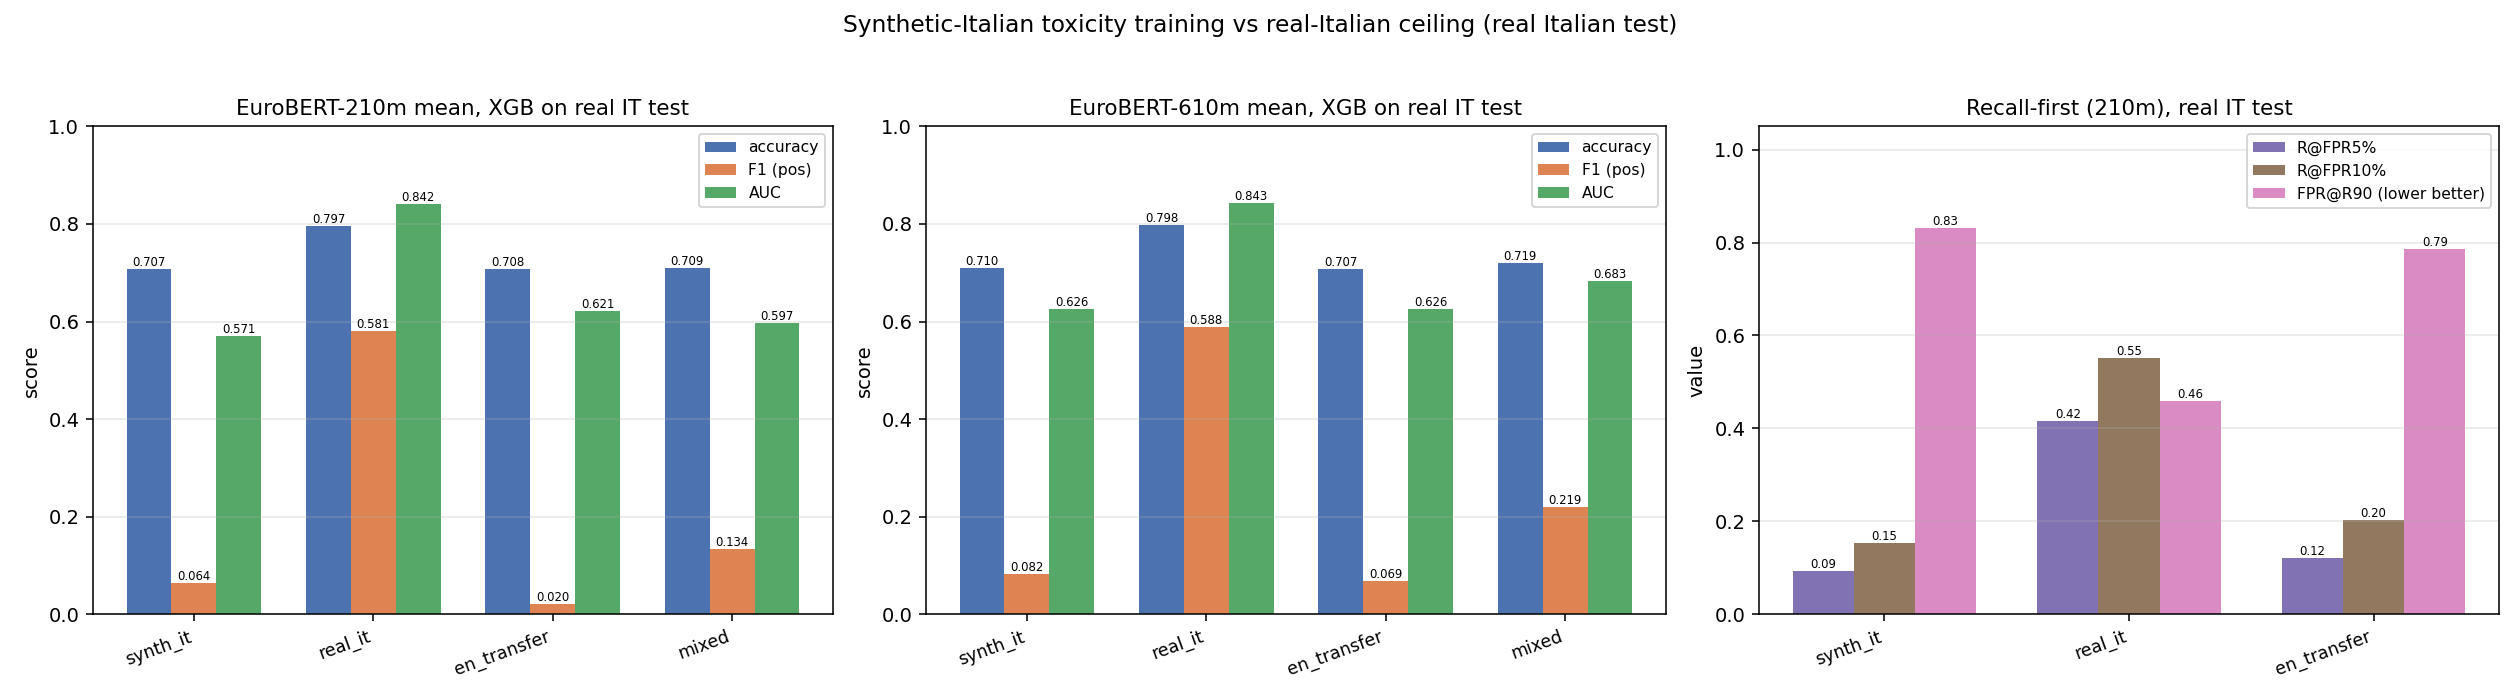

This figure's Python source:
"""synth_toxic_it.py -- train a binary TOXICITY classifier on LLM-GENERATED Italian,
evaluate on the REAL Italian toxic test.

Question
--------
Same recipe as ``synth_it.py`` (FLORES), but for the recall-critical, unbalanced
toxicity task: take the **English** toxic training text, use a small instruct LLM
(``HuggingFaceTB/SmolLM3-3B``) with the cross-lingual rewrite prompt from
``paraphrase_prompts.py`` / ``PARAPHRASE_TEMPLATE.md`` to generate **Italian**
training text, embed the synthetic Italian with EuroBERT **mean**, train an XGBoost
toxicity classifier on it, and evaluate on the **REAL Italian** toxic test.

Does training on LLM-generated Italian approach the real-Italian ceiling?

Data & features
---------------
* ``data/toxi_clean/{en,it}_{train,validation,test}.parquet`` (columns text,is_toxic,lang).
  English train = 24,000 rows; the generation is capped to a subsample of
  ``--en-cap`` rows (default **8,000**, ``seed 0``) to bound runtime.  Real Italian
  test = ``it_test.parquet`` (**2,310** rows).
* EuroBERT **mean** sentence embeddings, read from the bf16-consistent cache
  ``emb_bf16/toxic/<bb>/emb_<lang>_{train,validation,test}.npy`` (masked mean over the
  plain forward, max_length 512, bf16 forward -> fp32 arrays, matching
  ``backbone_grid._embed_mean`` / ``extract_embeddings.py``).  Synthetic Italian is
  embedded at runtime with the SAME pooling so synthetic and real vectors share a space.

Generation
----------
Cross-lingual rewrite (EN -> IT), greedy, bf16, batch ``--gen-batch`` (default 32),
``max_new_tokens`` ~256, ``enable_thinking=False`` when the chat template supports it.
Outputs are cached on disk so re-runs are free.

Arms (evaluated on the REAL Italian toxic test)
-----------------------------------------------
1. ``synth_it``   : train on synthetic Italian (EN cap) -> real IT test.
2. ``real_it``    : train on the REAL Italian train (ceiling) -> real IT test.
3. ``en_transfer``: train on the SAME English cap -> real IT test (cross-lingual).
4. ``mixed``      : train on EN cap + synthetic-IT (both rows) -> real IT test.

Metrics: accuracy / F1 (positive class, @0.5) / AUC, plus the recall-first view
(recall@FPR{5,10%}, FPR@recall=0.90) for synth_it / real_it / en_transfer (threshold-free).

XGBoost (CPU, fixed): ``binary:logistic``, hist, max_bin 64, cpu, n_jobs 2, seed 0,
max_depth 8, min_child_weight 5, lr 0.1, n_estimators 400.

Outputs (create-only): ``synth_toxic_it.py`` / ``.json`` / ``.md`` / ``.png``.
Cache (generations + synthetic-IT embeddings + log/pid/status): ``%TEMP%\\opencode\\synth_toxic_it\\``.

Usage
-----
    python synth_toxic_it.py                 # foreground (GPU generate+embed, CPU XGB)
    python synth_toxic_it.py --launch        # detached hidden run via launch_hidden.vbs
    python synth_toxic_it.py --smoke         # tiny plumbing check (no outputs written)
    python synth_toxic_it.py --generator HuggingFaceTB/SmolLM3-3B --en-cap 8000
"""
import os

for _v in ("OMP_NUM_THREADS", "MKL_NUM_THREADS", "OPENBLAS_NUM_THREADS", "NUMEXPR_NUM_THREADS"):
    os.environ.setdefault(_v, "2")
os.environ.setdefault("TOKENIZERS_PARALLELISM", "false")
os.environ.setdefault("HF_HUB_DISABLE_TELEMETRY", "1")

import argparse
import hashlib
import json
import re
import subprocess
import sys
import time

import numpy as np

REPO = os.path.dirname(os.path.abspath(__file__))
if REPO not in sys.path:
    sys.path.insert(0, REPO)

try:
    from paraphrase_prompts import build_messages as _build_pp_messages
except Exception:                                              # pragma: no cover
    _build_pp_messages = None

OUT_JSON = os.path.join(REPO, "synth_toxic_it.json")
OUT_MD = os.path.join(REPO, "synth_toxic_it.md")
OUT_PNG = os.path.join(REPO, "synth_toxic_it.png")

TEMP = os.environ.get("TEMP", r"C:\Users\pedro\AppData\Local\Temp")
OPCODE = os.path.join(TEMP, "opencode")
CACHE = os.path.join(OPCODE, "synth_toxic_it")
os.makedirs(CACHE, exist_ok=True)
LOG_PATH = os.path.join(CACHE, "synth_toxic_it.log")
PID_PATH = os.path.join(CACHE, "synth_toxic_it.pid")
STATUS_PATH = os.path.join(CACHE, "synth_toxic_it_status.json")

DATA_DIR = os.path.join(REPO, "data", "toxi_clean")

# Backbone registry: id -> (EuroBERT model id, bf16 embedding root, hidden size)
BACKBONES = {
    "210m": {"model": "EuroBERT/EuroBERT-210m", "dir": "emb_bf16/toxic/210m", "hidden": 768},
    "610m": {"model": "EuroBERT/EuroBERT-610m", "dir": "emb_bf16/toxic/610m", "hidden": 1152},
}
DEFAULT_BACKBONES = ["210m", "610m"]

DEFAULT_GENERATOR = "HuggingFaceTB/SmolLM3-3B"
GEN_BATCH = 32
GEN_MAX_NEW = 256
GEN_CHUNK = 128            # per-chunk generation cache -> resumable across kills/contention
DEFAULT_EN_CAP = 8000
DEFAULT_SEED = 0

EMB_BATCH = 64
EMB_MAX_LEN = 512

XGB_PARAMS = dict(objective="binary:logistic", tree_method="hist", max_bin=64, device="cpu",
                  n_jobs=2, seed=0, max_depth=8, min_child_weight=5, learning_rate=0.1,
                  n_estimators=400)

ARMS = ["synth_it", "real_it", "en_transfer", "mixed"]
RECALL_ARMS = ["synth_it", "real_it", "en_transfer"]     # recall-first view
FPR_GRID = [0.05, 0.10]
RECALL_TARGET = 0.90

_T0 = time.time()
_SMOKE = False
_DEVICE = "cpu"

_GEN_MODEL = {}
_EMB_MODEL = {}


def log(msg):
    print("[%7.1fs] %s" % (time.time() - _T0, msg), flush=True)


def write_status(obj):
    obj = dict(obj)
    obj["updated"] = time.strftime("%Y-%m-%d %H:%M:%S")
    tmp = STATUS_PATH + ".tmp"
    try:
        with open(tmp, "w", encoding="utf-8") as f:
            json.dump(obj, f, indent=2)
        os.replace(tmp, STATUS_PATH)
    except Exception:
        pass


def _jd(o):
    if isinstance(o, np.ndarray):
        return o.tolist()
    if isinstance(o, (np.floating,)):
        return float(o)
    if isinstance(o, (np.integer,)):
        return int(o)
    if isinstance(o, (np.bool_,)):
        return bool(o)
    raise TypeError("not JSON serializable: %r" % (type(o),))


def _hash(texts):
    return hashlib.md5("\n".join(texts).encode("utf-8")).hexdigest()[:12]


# ------------------------------------------------------------------ metrics
def _roc(y, s):
    from sklearn.metrics import roc_auc_score
    try:
        return float(roc_auc_score(y, s))
    except Exception:
        return float("nan")


def _f1_at(y, s, thr):
    from sklearn.metrics import f1_score, accuracy_score
    pred = (np.asarray(s) >= thr).astype(int)
    return float(f1_score(y, pred, pos_label=1, zero_division=0)), float(accuracy_score(y, pred))


def binary_metrics(y_true, probs, thr=0.5):
    """accuracy / F1(positive) @thr / AUC."""
    y = np.asarray(y_true, dtype=int)
    s = np.asarray(probs, dtype=float)
    f1, acc = _f1_at(y, s, thr)
    return {"accuracy": acc, "f1_pos": f1, "auc": _roc(y, s), "threshold": float(thr)}


def _cum_curves(y, s):
    order = np.argsort(-np.asarray(s, dtype=np.float64), kind="stable")
    ys = np.asarray(y, dtype=np.int64)[order]
    return int(ys.sum()), np.cumsum(ys), np.cumsum(1 - ys)


def recall_at_fpr(y, s, fpr):
    n_pos, cum_tp, cum_fp = _cum_curves(y, s)
    n_neg = len(y) - n_pos
    if n_pos == 0 or n_neg == 0:
        return None
    budget = int(np.floor(fpr * n_neg))
    j = int(np.searchsorted(cum_fp, budget, side="right")) - 1
    if j < 0:
        return 0.0
    return float(cum_tp[j] / n_pos)


def fpr_for_recall(y, s, target=RECALL_TARGET):
    n_pos, cum_tp, cum_fp = _cum_curves(y, s)
    n_neg = len(y) - n_pos
    if n_pos == 0 or n_neg == 0:
        return None
    need = int(np.ceil(target * n_pos - 1e-9))
    j = int(np.searchsorted(cum_tp, need, side="left"))
    if j >= len(cum_tp):
        return None
    return float(cum_fp[j] / n_neg)


def f1_optimal_threshold(y, s):
    from sklearn.metrics import precision_recall_curve
    prec, rec, thr = precision_recall_curve(y, s)
    f1 = 2.0 * prec * rec / np.maximum(prec + rec, 1e-12)
    k = int(np.argmax(f1))
    if k >= len(thr):
        k = len(thr) - 1
    return float(thr[k])


def recall_first(y_true, probs):
    y = np.asarray(y_true, dtype=int)
    s = np.asarray(probs, dtype=float)
    out = {}
    for p in FPR_GRID:
        out["recall_at_fpr_%d" % int(round(p * 100))] = recall_at_fpr(y, s, p)
    out["fpr_for_recall_90"] = fpr_for_recall(y, s, RECALL_TARGET)
    return out


# ------------------------------------------------------------------ generation
def _build_prompts(tokenizer, texts):
    """Chat-template prompts for the cross-lingual rewrite instruction (EN -> IT)."""
    prompts = []
    for t in texts:
        if _build_pp_messages is not None:
            messages = _build_pp_messages("crosslingual", text=str(t),
                                          src="English", tgt="Italian")
        else:
            messages = [
                {"role": "system",
                 "content": ("You are a careful multilingual data generator. You rewrite the "
                             "user's text into Italian while preserving its meaning exactly. "
                             "You output only the Italian text, with no quotes, labels, or "
                             "commentary.")},
                {"role": "user",
                 "content": ("Rewrite the following English text into natural, fluent Italian.\n"
                             "- Preserve ALL factual content and entities.\n"
                             "- Do not add or remove information.\n"
                             "- Output ONLY the Italian text. No preamble, no quotes.\n\n"
                             "English text:\n\"\"\" %s \"\"\"" % str(t))},
            ]
        try:
            p = tokenizer.apply_chat_template(messages, tokenize=False,
                                              add_generation_prompt=True,
                                              enable_thinking=False)
        except TypeError:
            p = tokenizer.apply_chat_template(messages, tokenize=False,
                                              add_generation_prompt=True)
        prompts.append(p)
    return prompts


_THINK_RE = re.compile(r"<think>.*?</think>", re.DOTALL)


def _clean(s):
    """Light post-processing: strip reasoning blocks / stray labels, collapse whitespace."""
    s = _THINK_RE.sub(" ", s)
    if "<think>" in s:
        s = s.rsplit("<think>", 1)[-1]
    s = s.replace("</think>", " ").replace("<|im_end|>", " ")
    s = s.replace("|im_end|", " ").strip()
    for pre in ("Italian:", "Italiano:", "Translation:", "Traduzione:"):
        if s.startswith(pre):
            s = s[len(pre):].strip()
    s = " ".join(s.split())
    return s


def _get_gen_model(generator):
    if generator not in _GEN_MODEL:
        import torch
        from transformers import AutoModelForCausalLM, AutoTokenizer
        torch.set_num_threads(2)
        tok = AutoTokenizer.from_pretrained(generator)
        if tok.pad_token_id is None:
            tok.pad_token = tok.eos_token
        tok.padding_side = "left"
        model = AutoModelForCausalLM.from_pretrained(
            generator, torch_dtype=torch.bfloat16 if _DEVICE == "cuda" else torch.float32)
        model = model.to(_DEVICE).eval()
        _GEN_MODEL[generator] = (tok, model)
        log("  loaded generator %s on %s (bf16=%s)" % (generator, _DEVICE, _DEVICE == "cuda"))
    return _GEN_MODEL[generator]


def generate_italian(texts, generator):
    """Generate Italian for `texts`; cache the results on disk (whole-list fast path + per-chunk
    resume so a killed/contended run keeps completed work)."""
    n = len(texts)
    cpath = os.path.join(CACHE, "gen_%s_%d_%s.json"
                         % (generator.replace("/", "__"), n, _hash([generator] + list(texts))))
    if os.path.exists(cpath):
        with open(cpath, "r", encoding="utf-8") as f:
            out = json.load(f)
        log("  [cache] generations %s (%d lines)" % (os.path.basename(cpath), len(out)))
        return out

    def _chunk_path(c0, sub):
        return os.path.join(CACHE, "genchunk_%s_%d_%d_%s.json"
                            % (generator.replace("/", "__"), c0, n, _hash([generator] + list(sub))))

    # resume: gather already-cached chunks without loading the model
    out, missing = [], []
    for c0 in range(0, n, GEN_CHUNK):
        sub = texts[c0:c0 + GEN_CHUNK]
        cp = _chunk_path(c0, sub)
        if os.path.exists(cp):
            with open(cp, "r", encoding="utf-8") as f:
                out.extend(json.load(f))
        else:
            missing.append((c0, sub, cp))
    if missing:
        log("  generation: %d/%d chunks cached, %d to do"
            % ((n + GEN_CHUNK - 1) // GEN_CHUNK - len(missing), (n + GEN_CHUNK - 1) // GEN_CHUNK,
               len(missing)))
        import torch
        tok, model = _get_gen_model(generator)
        for c0, sub, cp in missing:
            preds = []
            prompts = _build_prompts(tok, sub)
            with torch.inference_mode():
                for i in range(0, len(prompts), GEN_BATCH):
                    batch = prompts[i:i + GEN_BATCH]
                    enc = tok(batch, return_tensors="pt", padding=True, truncation=True,
                              max_length=1024).to(_DEVICE)
                    in_len = enc["input_ids"].shape[1]
                    gen = model.generate(**enc, do_sample=False, num_beams=1,
                                         max_new_tokens=GEN_MAX_NEW,
                                         pad_token_id=tok.pad_token_id)
                    new_tokens = gen[:, in_len:]
                    preds.extend(_clean(s) for s in
                                 tok.batch_decode(new_tokens, skip_special_tokens=True))
            with open(cp, "w", encoding="utf-8") as f:
                json.dump(preds, f, ensure_ascii=False)
            out.extend(preds)
            log("    gen %s chunk@%d done (%d/%d rows cached)"
                % (generator, c0, len(out), n))
        del model
        _GEN_MODEL.pop(generator, None)
        if _DEVICE == "cuda":
            torch.cuda.empty_cache()
    with open(cpath, "w", encoding="utf-8") as f:
        json.dump(out, f, ensure_ascii=False)
    log("  [save ] generations %s (%d lines)" % (os.path.basename(cpath), len(out)))
    return out


# ------------------------------------------------------------------ embeddings
def _get_emb_model(model_id):
    if model_id not in _EMB_MODEL:
        import torch
        from transformers import AutoModel, AutoTokenizer
        torch.set_num_threads(2)
        tok = AutoTokenizer.from_pretrained(model_id)
        model = AutoModel.from_pretrained(model_id).to(torch.bfloat16).to(_DEVICE).eval()
        _EMB_MODEL[model_id] = (tok, model)
        log("  loaded embedder %s (hidden=%d) on %s (bf16)"
            % (model_id, model.config.hidden_size, _DEVICE))
    return _EMB_MODEL[model_id]


def embed_mean(texts, model_id):
    """Masked-mean over the last hidden state (== backbone_grid._embed_mean: bf16 forward,
    max_length 512, batch 64, length-sorted then restored)."""
    import torch
    tok, model = _get_emb_model(model_id)
    n = len(texts)
    if n == 0:
        return np.zeros((0, model.config.hidden_size), dtype=np.float32)
    order = np.argsort(np.array([len(t) for t in texts], dtype=np.int64), kind="stable")
    sorted_texts = [texts[i] for i in order]
    acc = []
    with torch.inference_mode():
        for i in range(0, n, EMB_BATCH):
            batch = tok(sorted_texts[i:i + EMB_BATCH], padding=True, truncation=True,
                        max_length=EMB_MAX_LEN, return_tensors="pt")
            ids, mask = batch["input_ids"].to(_DEVICE), batch["attention_mask"].to(_DEVICE)
            h = model(input_ids=ids, attention_mask=mask).last_hidden_state.float()
            m = mask.unsqueeze(-1).to(h.dtype)
            acc.append(((h * m).sum(1) / m.sum(1).clamp(min=1)).cpu().numpy().astype(np.float32))
    e_sorted = np.concatenate(acc, 0).astype(np.float32)
    out = np.empty_like(e_sorted)
    out[order] = e_sorted
    return out


def ensure_synth_emb(texts, backbone, model_id):
    """Return synthetic-Italian mean embeddings (cache path), compute + cache if missing."""
    tag = "synthemb_%s_%d_%s" % (backbone, len(texts), _hash(texts))
    path = os.path.join(CACHE, tag + ".npy")
    if os.path.exists(path):
        log("  [cache] synthetic-IT embeddings %s" % tag)
        return np.load(path)
    log("  embedding synthetic IT %s (%d texts)" % (tag, len(texts)))
    emb = embed_mean(texts, model_id)
    np.save(path, emb)
    return emb


def load_stored(bb, lang, split):
    """Load the bf16-consistent mean embeddings emb_bf16/toxic/<bb>/emb_<lang>_<split>.npy."""
    path = os.path.join(REPO, BACKBONES[bb]["dir"], "emb_%s_%s.npy" % (lang, split))
    return np.asarray(np.load(path), dtype=np.float32)


# ------------------------------------------------------------------ one backbone
def run_backbone(bb, en_tr_emb, y_en_tr, it_tr_emb, y_it_tr,
                 it_val_emb, y_it_val, it_te_emb, y_it_te, it_synth, smoke=False):
    import xgboost as xgb
    cfg = BACKBONES[bb]
    log("==== BACKBONE %s (%s, %s) ====" % (bb, cfg["model"], cfg["dir"]))

    Esyn = ensure_synth_emb(it_synth, bb, cfg["model"])
    if len(Esyn) != len(y_en_tr):
        raise ValueError("synthetic rows %d != EN train rows %d" % (len(Esyn), len(y_en_tr)))

    p = dict(XGB_PARAMS)
    if smoke:
        p["n_estimators"] = 40

    arms = {}
    models = {}

    def fit(X, y):
        clf = xgb.XGBClassifier(**p)
        clf.fit(X, y)
        return clf

    # 1. synthetic Italian
    models["synth_it"] = fit(Esyn, y_en_tr)
    # 2. real Italian ceiling
    models["real_it"] = fit(it_tr_emb, y_it_tr)
    # 3. English transfer (same EN cap)
    models["en_transfer"] = fit(en_tr_emb, y_en_tr)
    # 4. EN + synthetic-IT mixed
    models["mixed"] = fit(np.concatenate([en_tr_emb, Esyn], 0),
                          np.concatenate([y_en_tr, y_en_tr], 0))

    for a in ARMS:
        clf = models[a]
        s_te = clf.predict_proba(it_te_emb)[:, 1]
        m = binary_metrics(y_it_te, s_te, 0.5)
        m.update(recall_first(y_it_te, s_te))
        # F1 tuned on the REAL Italian validation split (calibration only; no training rows)
        s_va = clf.predict_proba(it_val_emb)[:, 1]
        thr_v = f1_optimal_threshold(y_it_val, s_va)
        m["val_threshold"] = float(thr_v)
        m["f1_pos_val_thr"], m["accuracy_val_thr"] = _f1_at(y_it_te, s_te, thr_v)
        arms[a] = m

    for a in ARMS:
        m = arms[a]
        log("  [%s] %-11s acc=%.4f f1=%.4f auc=%.4f | R@FPR5=%.3f R@FPR10=%.3f FPR@R90=%s"
            % (bb, a, m["accuracy"], m["f1_pos"], m["auc"],
               m["recall_at_fpr_5"], m["recall_at_fpr_10"],
               "n/a" if m["fpr_for_recall_90"] is None else "%.3f" % m["fpr_for_recall_90"]))

    return {"backbone": bb, "model": cfg["model"], "emb_dir": cfg["dir"],
            "n_train_synth": int(len(Esyn)), "n_train_real_it": int(len(y_it_tr)),
            "xgb_params": p, "arms": arms}


# ------------------------------------------------------------------ report / plot
def build_md(payload):
    cfg = payload["config"]
    L = []
    L.append("# Training on LLM-generated Italian, testing on the REAL Italian toxic test")
    L.append("")
    L.append("Small instruct generator **`%s`** with the cross-lingual rewrite prompt "
             "(`paraphrase_prompts.py`) produces Italian training text from the **English** toxic "
             "train (capped to **%d** rows, seed %d). EuroBERT **mean** embeddings feed a fixed "
             "XGBoost toxicity classifier, evaluated on the **real Italian** toxic test (%d rows)."
             % (cfg["generator"], cfg["en_cap"], cfg["seed"], cfg["n_it_test"]))
    L.append("")
    L.append("- Prompt: cross-lingual rewrite (EN -> IT), `paraphrase_prompts.build_messages("
             "\"crosslingual\", src=\"English\", tgt=\"Italian\")`.")
    L.append("- Decoding: greedy (`do_sample=False`), bf16, batch %d, max_new_tokens %d, "
             "`enable_thinking=False` when supported." % (cfg["gen_batch"], cfg["gen_max_new"]))
    L.append("- Data: `data/toxi_clean/` (binary `is_toxic`). EN train 24,000 -> cap %d; "
             "real IT train %d; IT val %d; **real IT test %d** (positive rate %.3f)."
             % (cfg["en_cap"], cfg["n_it_train"], cfg["n_it_val"], cfg["n_it_test"],
                cfg["it_test_pos_rate"]))
    L.append("- Features: **RAW** EuroBERT mean (bf16 forward -> fp32), read from "
             "`emb_bf16/toxic/<bb>/`; synthetic-IT embedded at runtime with the SAME pooling "
             "(no `perlang_z`, since the synthesis study must not use the target language's stats).")
    L.append("- XGBoost (CPU, fixed): `binary:logistic`, hist, max_bin 64, cpu, n_jobs 2, seed 0, "
             "depth 8, mcw 5, lr 0.1, n 400. Trained on each arm's own rows.")
    L.append("- Arms: **synth_it** (synthetic IT), **real_it** (ceiling), **en_transfer** (EN), "
             "**mixed** (EN + synthetic IT).")
    L.append("")
    L.append("## Example generations (EN source -> generated IT)")
    L.append("")
    if payload.get("gen_samples"):
        for e in payload["gen_samples"]:
            L.append("- **EN:** %s" % e["en"])
            L.append("  - gen IT: _%s_" % e["gen_it"])
        if all("ref_it" in e for e in payload["gen_samples"]):
            L.append("")
            L.append("_(No real-Italian reference column is shown: the real IT test is the "
                     "evaluation set, not a parallel reference.)_")
    L.append("")
    for bb in payload["backbones"]:
        bob = payload["backbones"][bb]
        L.append("## Backbone %s (%s, %d-d)" % (bb, bob["model"], BACKBONES[bb]["hidden"]))
        L.append("")
        L.append("| arm | accuracy | F1 (pos) | AUC | F1@val-thr |")
        L.append("|---|---|---|---|---|")
        for a in ARMS:
            m = bob["arms"][a]
            L.append("| %s | %.4f | %.4f | %.4f | %.4f |"
                     % (a, m["accuracy"], m["f1_pos"], m["auc"], m["f1_pos_val_thr"]))
        L.append("")
        L.append("**Recall-first view** (threshold-free; train sizes: synth %d, real-IT %d):"
                 % (bob["n_train_synth"], bob["n_train_real_it"]))
        L.append("")
        L.append("| arm | R@FPR5% | R@FPR10% | FPR@R90 |")
        L.append("|---|---|---|---|")
        for a in RECALL_ARMS:
            m = bob["arms"][a]
            L.append("| %s | %s | %s | %s |"
                     % (a, _f(m["recall_at_fpr_5"]), _f(m["recall_at_fpr_10"]),
                        _f(m["fpr_for_recall_90"])))
        s = bob["arms"]["synth_it"]["f1_pos"]
        c = bob["arms"]["real_it"]["f1_pos"]
        e = bob["arms"]["en_transfer"]["f1_pos"]
        x = bob["arms"]["mixed"]["f1_pos"]
        r = s / c if c else float("nan")
        L.append("")
        L.append("- synthetic / real-IT ceiling (F1) = **%.3f / %.3f = %.2f**." % (s, c, r))
        L.append("- vs EN-transfer (%+.3f); mixed %.3f (%+.3f vs ceiling, %+.3f vs EN-transfer)."
                 % (s - e, x, x - c, x - e))
        L.append("")
    L.append("![synth_toxic_it](synth_toxic_it.png)")
    L.append("")
    L.append("## Verdict")
    L.append("")
    L.append(payload["verdict"])
    L.append("")
    return "\n".join(L)


def _f(v, nd=3):
    return "n/a" if v is None else ("%%.%df" % nd) % v


def plot(payload, out_png):
    import matplotlib
    matplotlib.use("Agg")
    import matplotlib.pyplot as plt

    bks = list(payload["backbones"])
    fig, axes = plt.subplots(1, len(bks) + 1, figsize=(6.0 * (len(bks) + 1), 5.0), squeeze=False)
    metrics = [("accuracy", "accuracy", "#4c72b0"),
               ("f1_pos", "F1 (pos)", "#dd8452"),
               ("auc", "AUC", "#55a868")]
    w = 0.25
    for ax, bk in zip(axes[0], bks):
        bob = payload["backbones"][bk]
        x = np.arange(len(ARMS))
        for j, (mk, label, col) in enumerate(metrics):
            vals = [bob["arms"][a][mk] for a in ARMS]
            bars = ax.bar(x + (j - 1) * w, vals, w, label=label, color=col)
            for r in bars:
                ax.annotate("%.3f" % r.get_height(),
                            (r.get_x() + r.get_width() / 2, r.get_height()),
                            ha="center", va="bottom", fontsize=6)
        ax.set_xticks(x)
        ax.set_xticklabels(ARMS, rotation=20, ha="right", fontsize=9)
        ax.set_ylim(0, 1.0)
        ax.set_ylabel("score")
        ax.set_title("EuroBERT-%s mean, XGB on real IT test" % bk, fontsize=11)
        ax.grid(axis="y", alpha=0.3)
        ax.legend(fontsize=8, loc="upper right")
    # recall-first panel (primary backbone bused 210m)
    ax = axes[0][-1]
    bk = bks[0]
    bob = payload["backbones"][bk]
    x = np.arange(len(RECALL_ARMS))
    fpr_vals = [bob["arms"][a]["fpr_for_recall_90"] for a in RECALL_ARMS]
    fpr_vals = [0.0 if v is None else v for v in fpr_vals]
    r5 = [bob["arms"][a]["recall_at_fpr_5"] or 0.0 for a in RECALL_ARMS]
    r10 = [bob["arms"][a]["recall_at_fpr_10"] or 0.0 for a in RECALL_ARMS]
    w = 0.25
    b1 = ax.bar(x - w, r5, w, label="R@FPR5%", color="#8172b3")
    b2 = ax.bar(x, r10, w, label="R@FPR10%", color="#937860")
    b3 = ax.bar(x + w, fpr_vals, w, label="FPR@R90 (lower better)", color="#da8bc3")
    for bars in (b1, b2, b3):
        for r in bars:
            ax.annotate("%.2f" % r.get_height(),
                        (r.get_x() + r.get_width() / 2, r.get_height()),
                        ha="center", va="bottom", fontsize=6)
    ax.set_xticks(x)
    ax.set_xticklabels(RECALL_ARMS, rotation=20, ha="right", fontsize=9)
    ax.set_ylim(0, 1.05)
    ax.set_ylabel("value")
    ax.set_title("Recall-first (%s), real IT test" % bk, fontsize=11)
    ax.grid(axis="y", alpha=0.3)
    ax.legend(fontsize=8)
    fig.suptitle("Synthetic-Italian toxicity training vs real-Italian ceiling (real Italian test)",
                 fontsize=12)
    fig.tight_layout(rect=[0, 0, 1, 0.95])
    fig.savefig(out_png, dpi=140)
    plt.close(fig)
    log("wrote %s" % out_png)


# ------------------------------------------------------------------ launch / main
def _wait_for_gpu(min_free_mb, timeout_s):
    """Poll until the GPU has >= min_free_mb free (survives a concurrently busy GPU)."""
    import torch
    t0 = time.time()
    while True:
        free_b, _total_b = torch.cuda.mem_get_info()
        free_mb = free_b / 1024.0 / 1024.0
        if free_mb >= min_free_mb:
            log("  gpu free now %.0f MB (>= %d) -> proceed" % (free_mb, min_free_mb))
            return
        if time.time() - t0 > timeout_s:
            raise RuntimeError("GPU wait timed out after %ds (free %.0f MB < %d MB)"
                               % (timeout_s, free_mb, min_free_mb))
        log("  waiting for GPU: %.0f MB free < %d MB required" % (free_mb, min_free_mb))
        write_status({"phase": "wait_gpu", "free_mb": round(free_mb), "need_mb": min_free_mb})
        time.sleep(20)


def launch_detached(passthrough):
    vbs = os.path.join(REPO, "launch_hidden.vbs")
    cmd = subprocess.list2cmdline([sys.executable, os.path.abspath(__file__)] + passthrough)
    subprocess.Popen(["wscript", "//B", "//Nologo", vbs, cmd, LOG_PATH, REPO], cwd=REPO)
    print("launched detached; log=%s" % LOG_PATH)


def main(argv=None):
    global _SMOKE, _DEVICE, GEN_BATCH, GEN_MAX_NEW
    argv = sys.argv[1:] if argv is None else argv
    ap = argparse.ArgumentParser(description="Synthetic-Italian toxicity classifier study.")
    ap.add_argument("--generator", default=DEFAULT_GENERATOR,
                    help="small instruct generator HF id (default %s)" % DEFAULT_GENERATOR)
    ap.add_argument("--backbones", default=",".join(DEFAULT_BACKBONES),
                    help="comma list from {%s} (default all)" % ",".join(BACKBONES))
    ap.add_argument("--device", default="auto", choices=["auto", "cpu", "cuda"])
    ap.add_argument("--en-cap", type=int, default=DEFAULT_EN_CAP,
                    help="cap of English train rows to generate (default %d)" % DEFAULT_EN_CAP)
    ap.add_argument("--seed", type=int, default=DEFAULT_SEED, help="cap subsample seed")
    ap.add_argument("--gen-batch", type=int, default=GEN_BATCH,
                    help="generation batch size (default %d)" % GEN_BATCH)
    ap.add_argument("--max-new", type=int, default=GEN_MAX_NEW,
                    help="max_new_tokens per generation (default %d)" % GEN_MAX_NEW)
    ap.add_argument("--wait-gpu-mb", type=int, default=0,
                    help="min free GPU MiB before loading a model (0 = do not wait)")
    ap.add_argument("--wait-gpu-sec", type=int, default=7200,
                    help="max seconds to wait for GPU memory (default 7200)")
    ap.add_argument("--smoke", action="store_true")
    ap.add_argument("--launch", action="store_true")
    ap.add_argument("--from-json", action="store_true",
                    help="rebuild synth_toxic_it.md/.png from synth_toxic_it.json")
    args = ap.parse_args(argv)

    if args.from_json:
        with open(OUT_JSON, "r", encoding="utf-8") as f:
            payload = json.load(f)
        with open(OUT_MD, "w", encoding="utf-8") as f:
            f.write(build_md(payload))
        plot(payload, OUT_PNG)
        print("rebuilt %s and %s from %s" % (OUT_MD, OUT_PNG, OUT_JSON))
        return 0

    if args.launch:
        passthrough = []
        if args.generator != DEFAULT_GENERATOR:
            passthrough += ["--generator", args.generator]
        if args.backbones != ",".join(DEFAULT_BACKBONES):
            passthrough += ["--backbones", args.backbones]
        if args.device != "auto":
            passthrough += ["--device", args.device]
        if args.en_cap != DEFAULT_EN_CAP:
            passthrough += ["--en-cap", str(args.en_cap)]
        if args.seed != DEFAULT_SEED:
            passthrough += ["--seed", str(args.seed)]
        if args.wait_gpu_mb:
            passthrough += ["--wait-gpu-mb", str(args.wait_gpu_mb)]
            passthrough += ["--wait-gpu-sec", str(args.wait_gpu_sec)]
        launch_detached(passthrough)
        return 0

    _SMOKE = args.smoke
    GEN_BATCH = args.gen_batch
    GEN_MAX_NEW = args.max_new
    bks = [b.strip() for b in args.backbones.split(",") if b.strip()]
    for b in bks:
        if b not in BACKBONES:
            raise SystemExit("unknown backbone %r (choose from %r)" % (b, list(BACKBONES)))

    import pandas as pd
    import torch
    _DEVICE = args.device
    if _DEVICE == "auto":
        _DEVICE = "cuda" if torch.cuda.is_available() else "cpu"

    with open(PID_PATH, "w", encoding="utf-8") as f:
        f.write(str(os.getpid()))
    log("start pid=%d device=%s smoke=%s generator=%s backbones=%s en_cap=%d seed=%d"
        % (os.getpid(), _DEVICE, _SMOKE, args.generator, bks, args.en_cap, args.seed))
    write_status({"phase": "start", "device": _DEVICE, "generator": args.generator,
                  "backbones": bks, "en_cap": args.en_cap})

    if _DEVICE == "cuda" and args.wait_gpu_mb > 0:
        _wait_for_gpu(args.wait_gpu_mb, args.wait_gpu_sec)

    def read_split(lang, split):
        df = pd.read_parquet(os.path.join(DATA_DIR, "%s_%s.parquet" % (lang, split)))
        return df["text"].astype(str).tolist(), df["is_toxic"].astype(int).to_numpy()

    en_tr_text, y_en_all = read_split("en", "train")
    it_tr_text, y_it_tr = read_split("it", "train")
    it_va_text, y_it_va = read_split("it", "validation")
    it_te_text, y_it_te = read_split("it", "test")
    n_en = len(y_en_all)

    # --- choose the EN cap (deterministic subsample) ---
    cap = n_en if _SMOKE else min(args.en_cap, n_en)
    if _SMOKE:
        cap = min(16, n_en)
    rng = np.random.default_rng(args.seed)
    rows_used = np.sort(rng.choice(n_en, size=cap, replace=False))
    en_use = [en_tr_text[i] for i in rows_used]
    y_en_tr = y_en_all[rows_used]
    log("data: EN train=%d (cap=%d, pos=%.3f) | IT train=%d val=%d test=%d (test pos=%.3f)"
        % (n_en, cap, float(y_en_tr.mean()), len(y_it_tr), len(y_it_va), len(y_it_te),
           float(y_it_te.mean())))

    write_status({"phase": "generate", "n": cap, "generator": args.generator, "device": _DEVICE})
    it_synth = generate_italian(en_use, args.generator)
    if len(it_synth) != cap:
        raise ValueError("generation length %d != requested %d" % (len(it_synth), cap))
    n_empty = sum(1 for s in it_synth if not s.strip())
    log("generated %d Italian rows (%d empty)" % (len(it_synth), n_empty))

    idxs = ([0, cap // 4, cap // 2, (3 * cap) // 4, cap - 1] if cap >= 5 else list(range(cap)))
    gen_samples = [{"en": en_use[i], "gen_it": it_synth[i]} for i in idxs]

    payload = {
        "config": {
            "dataset": "toxi_clean (FredZhang7/toxi-text-3M, leakage-corrected)",
            "task": "binary is_toxic", "generator": args.generator,
            "prompt": "paraphrase_prompts.build_messages('crosslingual', src='English', tgt='Italian')",
            "gen_batch": GEN_BATCH, "gen_max_new": GEN_MAX_NEW, "decode": "greedy",
            "en_cap": int(cap), "seed": int(args.seed),
            "n_en_train": int(n_en), "n_it_train": int(len(y_it_tr)),
            "n_it_val": int(len(y_it_va)), "n_it_test": int(len(y_it_te)),
            "it_test_pos_rate": float(y_it_te.mean()),
            "feature": "RAW EuroBERT mean (bf16 forward -> fp32), emb_bf16/toxic/<bb>/",
            "xgb": XGB_PARAMS, "device": _DEVICE, "smoke": _SMOKE,
            "python": sys.version.split()[0],
        },
        "gen_samples": gen_samples,
        "backbones": {},
    }

    # load the stored real/EN embeddings once per backbone (shared across arms)
    for bb in bks:
        write_status({"phase": "backbone %s" % bb, "device": _DEVICE})
        en_tr_emb = load_stored(bb, "en", "train")[rows_used]
        it_tr_emb = load_stored(bb, "it", "train")
        it_va_emb = load_stored(bb, "it", "validation")
        it_te_emb = load_stored(bb, "it", "test")
        assert en_tr_emb.shape[0] == cap
        assert it_te_emb.shape[0] == len(y_it_te)
        res = run_backbone(bb, en_tr_emb, y_en_tr, it_tr_emb, y_it_tr,
                           it_va_emb, y_it_va, it_te_emb, y_it_te, it_synth, smoke=_SMOKE)
        payload["backbones"][bb] = res

    # verdict from the primary (first) backbone
    primary = bks[0]
    arms = payload["backbones"][primary]["arms"]
    s, c = arms["synth_it"]["f1_pos"], arms["real_it"]["f1_pos"]
    e, x = arms["en_transfer"]["f1_pos"], arms["mixed"]["f1_pos"]
    ratio = s / c if c else float("nan")
    if ratio >= 0.9:
        verdict = ("On EuroBERT-%s, synthetic-Italian training reaches **%.0f%%** of the "
                   "real-Italian ceiling (F1 %.3f vs %.3f) -- it **approaches** the ceiling."
                   % (primary, ratio * 100, s, c))
    elif ratio >= 0.7:
        verdict = ("On EuroBERT-%s, synthetic-Italian training reaches **%.0f%%** of the "
                   "real-Italian ceiling (F1 %.3f vs %.3f) -- close, but a clear gap remains."
                   % (primary, ratio * 100, s, c))
    else:
        verdict = ("On EuroBERT-%s, synthetic-Italian training reaches only **%.0f%%** of the "
                   "real-Italian ceiling (F1 %.3f vs %.3f) -- a large gap remains."
                   % (primary, ratio * 100, s, c))
    verdict += (" It changes EN-transfer by %+.3f F1 (%.3f) and mixing EN + synthetic IT gives "
                "%.3f (%+.3f vs ceiling, %+.3f vs EN-transfer)."
                % (s - e, e, x, x - c, x - e))
    payload["verdict"] = verdict

    if not _SMOKE:
        with open(OUT_JSON, "w", encoding="utf-8") as f:
            json.dump(payload, f, indent=2, default=_jd, ensure_ascii=False)
        log("wrote %s" % OUT_JSON)
        with open(OUT_MD, "w", encoding="utf-8") as f:
            f.write(build_md(payload))
        log("wrote %s" % OUT_MD)
        plot(payload, OUT_PNG)
    else:
        log("SMOKE: skipped writing outputs")
    write_status({"phase": "done", "verdict": payload.get("verdict")})
    return 0


if __name__ == "__main__":
    try:
        sys.exit(main())
    except Exception:
        import traceback
        traceback.print_exc()
        write_status({"phase": "error"})
        raise
